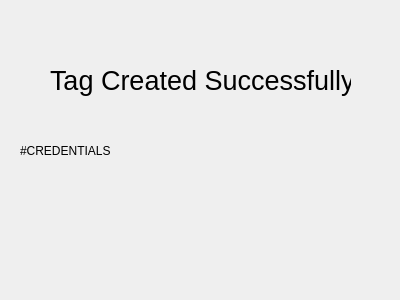
<?xml version="1.0" encoding="UTF-8"?>
<ui version="4.0">
 <class>Dialog</class>
 <widget class="QDialog" name="Dialog">
  <property name="geometry">
   <rect>
    <x>0</x>
    <y>0</y>
    <width>400</width>
    <height>300</height>
   </rect>
  </property>
  <property name="windowTitle">
   <string>Dialog</string>
  </property>
  <widget class="QLabel" name="label">
   <property name="geometry">
    <rect>
     <x>50</x>
     <y>50</y>
     <width>301</width>
     <height>61</height>
    </rect>
   </property>
   <property name="font">
    <font>
     <pointsize>20</pointsize>
    </font>
   </property>
   <property name="text">
    <string>Tag Created Successfully</string>
   </property>
  </widget>
  <widget class="QLabel" name="label_2">
   <property name="geometry">
    <rect>
     <x>20</x>
     <y>90</y>
     <width>361</width>
     <height>121</height>
    </rect>
   </property>
   <property name="text">
    <string>#CREDENTIALS</string>
   </property>
  </widget>
 </widget>
 <resources/>
 <connections/>
</ui>
